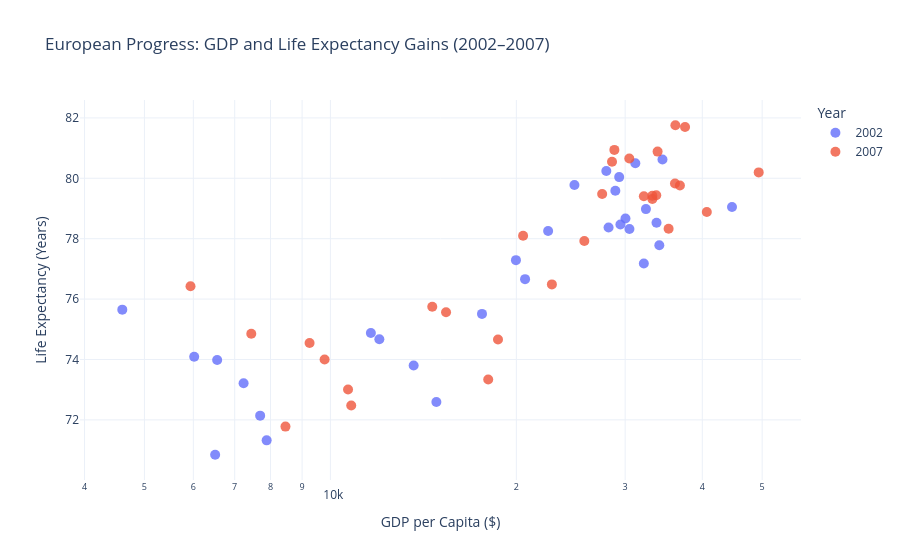

Notebook code cell kept with this figure:
### Markdown cell above
## Task 1 — Scatter: life expectancy change over time

**What to build:** A scatter showing **GDP per capita vs life expectancy** for **two years** (2000 and 2007) to show how both moved — use **colour for year** (just 2 colours), **one continent only**.

Choose any continent except Africa (that was the example). Highlight the change direction.

> 💡 Filter: `df.loc[df['continent'] == 'YOUR_CHOICE']` then filter years

### Code cell
# Task 1
# YOUR CODE HERE
# Task 1: GDP vs Life Expectancy (2002 vs 2007) for Europe
# Filtering for Europe and the two specific years
europe_df = df[(df['continent'] == 'Europe') & (df['year'].isin([2002, 2007]))].copy()

fig = px.scatter(
    europe_df, 
    x="gdpPercap", 
    y="lifeExp",
    color=europe_df['year'].astype(str), # Categorical colors for the two years
    hover_name="country",
    title="European Progress: GDP and Life Expectancy Gains (2002–2007)",
    labels={"gdpPercap": "GDP per Capita ($)", "lifeExp": "Life Expectancy (Years)", "color": "Year"},
    template="plotly_white",
    log_x=True # Rule 4: Log scale for GDP
)

fig.update_traces(marker=dict(size=10, opacity=0.8))
fig.show()

### Figure 1 — Plotly figure (JSON) as saved in the notebook; plotly's stock layout.template omitted (floating-point values rounded to 4 significant figures)
{"data": [{"hovertemplate": "<b>%{hovertext}</b><br><br>Year=2002<br>GDP per Capita ($)=%{x}<br>Life Expectancy (Years)=%{y}<extra></extra>", "hovertext": ["Albania", "Austria", "Belgium", "Bosnia and Herzegovina", "Bulgaria", "Croatia", "Czech Republic", "Denmark", "Finland", "France", "Germany", "Greece", "Hungary", "Iceland", "Ireland", "Italy", "Montenegro", "Netherlands", "Norway", "Poland", "Portugal", "Romania", "Serbia", "Slovak Republic", "Slovenia", "Spain", "Sweden", "Switzerland", "Turkey", "United Kingdom"], "legendgroup": "2002", "marker": {"color": "#636efa", "opacity": 0.8, "size": 10, "symbol": "circle"}, "mode": "markers", "name": "2002", "orientation": "v", "showlegend": true, "type": "scatter", "x": [4604.0, 32420.0, 30490.0, 6019.0, 7697.0, 11630.0, 17600.0, 32170.0, 28200.0, 28930.0, 30040.0, 22510.0, 14840.0, 31160.0, 34080.0, 27970.0, 6557.0, 33720.0, 44680.0, 12000.0, 19970.0, 7885.0, 7236.0, 13640.0, 20660.0, 24840.0, 29340.0, 34480.0, 6508.0, 29480.0], "xaxis": "x", "y": [75.65, 78.98, 78.32, 74.09, 72.14, 74.88, 75.51, 77.18, 78.37, 79.59, 78.67, 78.26, 72.59, 80.5, 77.78, 80.24, 73.98, 78.53, 79.05, 74.67, 77.29, 71.32, 73.21, 73.8, 76.66, 79.78, 80.04, 80.62, 70.84, 78.47], "yaxis": "y"}, {"hovertemplate": "<b>%{hovertext}</b><br><br>Year=2007<br>GDP per Capita ($)=%{x}<br>Life Expectancy (Years)=%{y}<extra></extra>", "hovertext": ["Albania", "Austria", "Belgium", "Bosnia and Herzegovina", "Bulgaria", "Croatia", "Czech Republic", "Denmark", "Finland", "France", "Germany", "Greece", "Hungary", "Iceland", "Ireland", "Italy", "Montenegro", "Netherlands", "Norway", "Poland", "Portugal", "Romania", "Serbia", "Slovak Republic", "Slovenia", "Spain", "Sweden", "Switzerland", "Turkey", "United Kingdom"], "legendgroup": "2007", "marker": {"color": "#EF553B", "opacity": 0.8, "size": 10, "symbol": "circle"}, "mode": "markers", "name": "2007", "orientation": "v", "showlegend": true, "type": "scatter", "x": [5937.0, 36130.0, 33690.0, 7446.0, 10680.0, 14620.0, 22830.0, 35280.0, 33210.0, 30470.0, 32170.0, 27540.0, 18010.0, 36180.0, 40680.0, 28570.0, 9254.0, 36800.0, 49360.0, 15390.0, 20510.0, 10810.0, 9787.0, 18680.0, 25770.0, 28820.0, 33860.0, 37510.0, 8458.0, 33200.0], "xaxis": "x", "y": [76.42, 79.83, 79.44, 74.85, 73.0, 75.75, 76.49, 78.33, 79.31, 80.66, 79.41, 79.48, 73.34, 81.76, 78.89, 80.55, 74.54, 79.76, 80.2, 75.56, 78.1, 72.48, 74.0, 74.66, 77.93, 80.94, 80.88, 81.7, 71.78, 79.42], "yaxis": "y"}], "layout": {"legend": {"title": {"text": "Year"}, "tracegroupgap": 0}, "title": {"text": "European Progress: GDP and Life Expectancy Gains (2002–2007)"}, "xaxis": {"anchor": "y", "domain": [0, 1], "title": {"text": "GDP per Capita ($)"}, "type": "log"}, "yaxis": {"anchor": "x", "domain": [0, 1], "title": {"text": "Life Expectancy (Years)"}}}}
